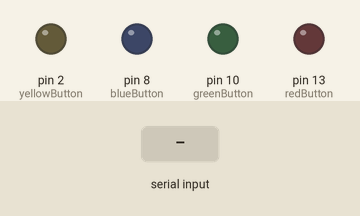
Simulated run of this sketch. Board: Arduino Uno, built with avr-gcc and run on an emulated ATmega328P. On the bench: output pins drawn as LEDs (lit = HIGH). Inputs (shaded band) come from the test bench. What the sketch prints to the serial monitor is not drawn.

Above: at 1.2 s.
1.3 s: "0" received over Serial
At 1.7 s:
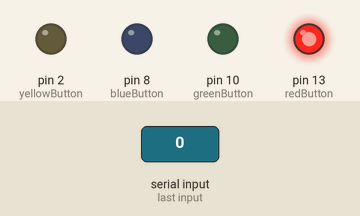
2.8 s: "1" received over Serial
At 4.0 s:
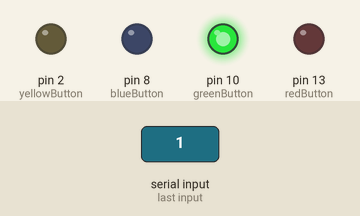
4.3 s: "2" received over Serial
At 5.2 s:
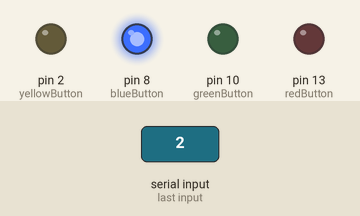
5.8 s: "3" received over Serial
At 6.3 s:
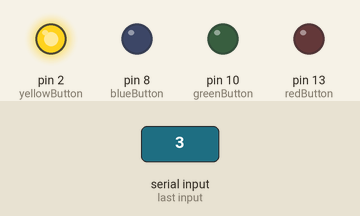
Timing chart, 0 to 8.3 s (numbered marks = the images above; inputs shaded):
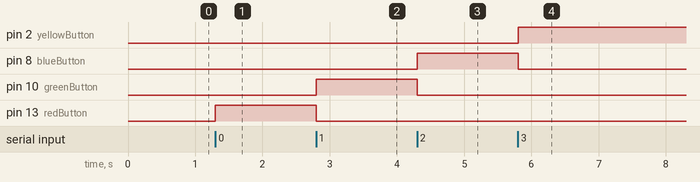

The sketch:

led_4_buttons_for_unity_4.ino
```cpp
const int redButton = 13;      // Pin connected to the red button and LED
const int greenButton = 10;    // Pin connected to the green button and LED
const int blueButton = 8;      // Pin connected to the blue button and LED
const int yellowButton = 2;

void setup() {
  Serial.begin(9600);

  pinMode(redButton, OUTPUT);
  pinMode(greenButton, OUTPUT);
  pinMode(blueButton, OUTPUT);
  pinMode(yellowButton, OUTPUT);

}

void loop() {

  // Read the button states
  int buttonStateRed = digitalRead(redButton);
  int buttonStateGreen = digitalRead(greenButton);
  int buttonStateBlue = digitalRead(blueButton);
  int buttonStateYellow = digitalRead(yellowButton);


  if (Serial.available() > 0) {
    int data = Serial.read();
    switch (data) {
      case '0':
        digitalWrite(redButton, HIGH);
        digitalWrite(greenButton, LOW);
        digitalWrite(blueButton, LOW);
        digitalWrite(yellowButton, LOW);

        if (buttonStateRed == LOW) {
          Serial.write((byte)0); // Cast the integer value to byte

        }
        if (buttonStateBlue == HIGH || buttonStateYellow == HIGH || buttonStateGreen == HIGH) {
          Serial.write((byte)5); // Cast the integer value to byte

        }

        break;

      case '1':
        digitalWrite(redButton, LOW);
        digitalWrite(greenButton, HIGH);
        digitalWrite(blueButton, LOW);
        digitalWrite(yellowButton, LOW);;

        if (buttonStateGreen == LOW) {
          Serial.write((byte)1); // Cast the integer value to byte

        }
        if (buttonStateRed == HIGH || buttonStateYellow == HIGH || buttonStateBlue == HIGH) {
          Serial.write((byte)5); // Cast the integer value to byte

        }
        break;

  case '2':
    digitalWrite(redButton, LOW);
    digitalWrite(greenButton, LOW);
    digitalWrite(blueButton, HIGH);
    digitalWrite(yellowButton, LOW);

    if (buttonStateBlue == LOW) {
      Serial.write((byte)2); // Cast the integer value to byte

    }
    if (buttonStateRed == HIGH || buttonStateYellow == HIGH || buttonStateGreen == HIGH) {
      Serial.write((byte)5); // Cast the integer value to byte

        }
    break;


  case '3':
    digitalWrite(redButton, LOW);
    digitalWrite(greenButton, LOW);
    digitalWrite(blueButton, LOW);
    digitalWrite(yellowButton, HIGH);

    if (buttonStateYellow == LOW) {
      Serial.write((byte)3); // Cast the integer value to byte

    }
      if (buttonStateRed == HIGH || buttonStateRed== HIGH || buttonStateBlue == HIGH) {
          Serial.write((byte)5); // Cast the integer value to byte

        }


    break;

  default:
    // If an unrecognized data is received, turn off all LEDs
    digitalWrite(redButton, LOW);
    digitalWrite(greenButton, LOW);
    digitalWrite(blueButton, LOW);
    digitalWrite(yellowButton, LOW);
    break;
  }
}
}
```

Measured:
- after the input at 1.3 s, pin 13 (redButton): LOW → HIGH at once
- after the input at 2.8 s, pin 10 (greenButton): LOW → HIGH at once; pin 13 (redButton): HIGH → LOW at once
- after the input at 4.3 s, pin 8 (blueButton): LOW → HIGH at once; pin 10 (greenButton): HIGH → LOW at once
- after the input at 5.8 s, pin 2 (yellowButton): LOW → HIGH at once; pin 8 (blueButton): HIGH → LOW at once
